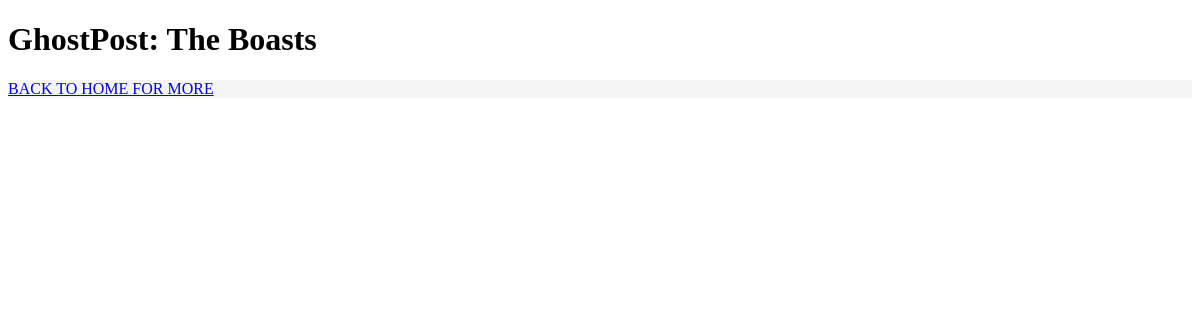
Page /boasts/ on the earlier database version.
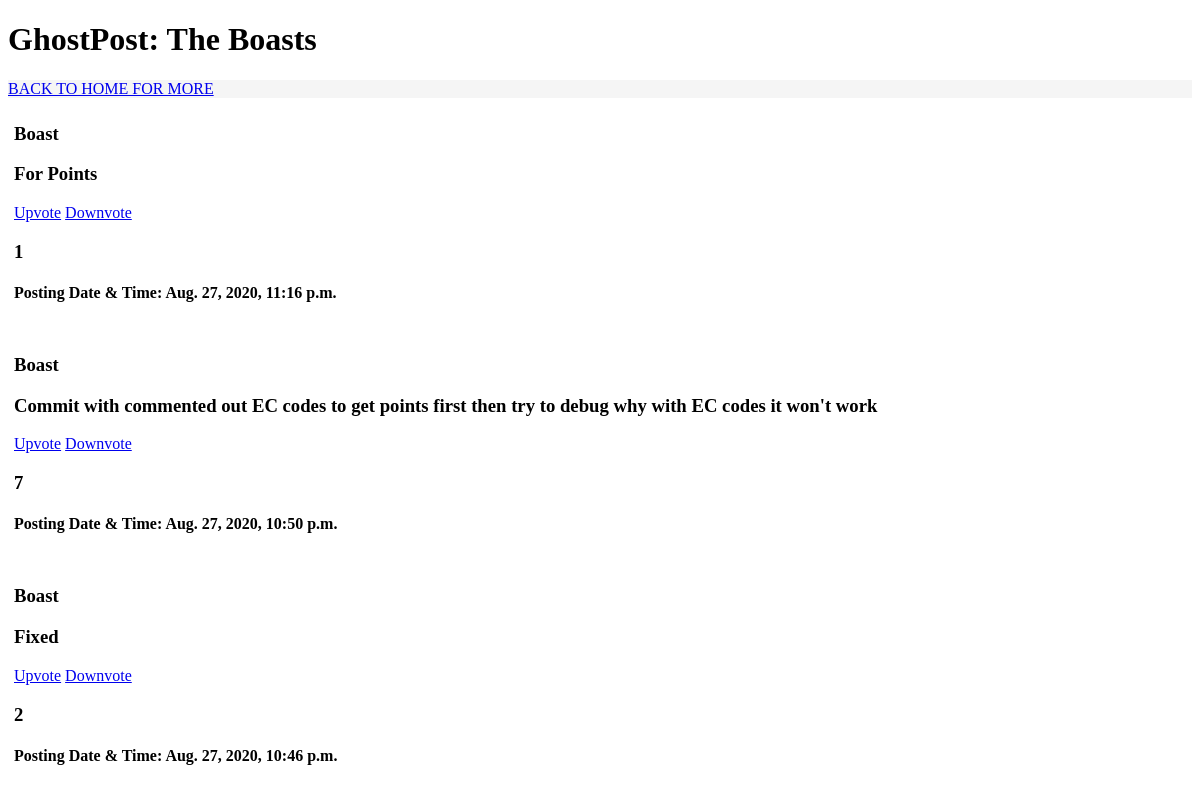
Same page on the later database version.
### ghostpost_app/models.py (models this page shows, shortened)
class BoastsRoastsModel(models.Model):
    is_boast = models.BooleanField()
    post_content = models.CharField(max_length=280)
    upvotes = models.IntegerField(default=0)
    downvotes = models.IntegerField(default=0)
    post_datetime = models.DateTimeField(default=timezone.now)
    privatesecret_key = models.CharField(max_length=50)  # https://docs.djangoproject.com/en/3.0/ref/settings/ and also refer to https://stackoverflow.com/questions/40856593/django-secret-key-settings
    @property
    def vote_score(self):
        vote_sum = self.upvotes - self.downvotes
        return vote_sum

### ghostpost_app/views.py (the view)
# urls.py: path('boasts/', views.boasts_view, name='boasts'),
def boasts_view(request):
    boasts = BoastsRoastsModel.objects.filter(is_boast=True).order_by('-post_datetime')
    return render(request, 'boasts.html', {'page_title': 'GhostPost: The Boasts', 'boasts': boasts})

### templates/boasts.html (shortened to what this page needs)
<!DOCTYPE html>
<html lang="en">
<head>
</head>
<body>
    <h1>{{ page_title }}</h1>
    <nav style="background-color: whitesmoke;">
        <a href="/">BACK TO HOME FOR MORE</a>
    </nav>
    {% for boast in boasts %}
    <div style="border: 3px blue; padding: 6px;">
        {% if boast.is_boast == True %}
        <h3>Boast</h3>
        {% else %}
        <h3>Roast</h3>
        {% endif %}
        <h3>{{ boast.post_content }}</h3>
        <a href="upvote/{{ boast.id }}/">Upvote</a>
        <a href="downvote/{{ boast.id }}/">Downvote</a>
        <h3>{{ boast.vote_score }}</h3>
        <h4>Posting Date & Time: {{ boast.post_datetime }}</h4>
    </div>
    {% endfor %}
</body>
</html>

Differences in the rows shown:
added BoastsRoastsModel: is_boast "Boast", post_content "For Points", vote_score "1", post_datetime "Aug. 27, 2020, 11:16 p.m."
added BoastsRoastsModel: is_boast "Boast", post_content "Commit with commented out EC codes to get points first then try to debug why with EC codes it won't work", vote_score "7", post_datetime "Aug. 27, 2020, 10:50 p.m."
added BoastsRoastsModel: is_boast "Boast", post_content "Fixed", vote_score "2", post_datetime "Aug. 27, 2020, 10:46 p.m."
